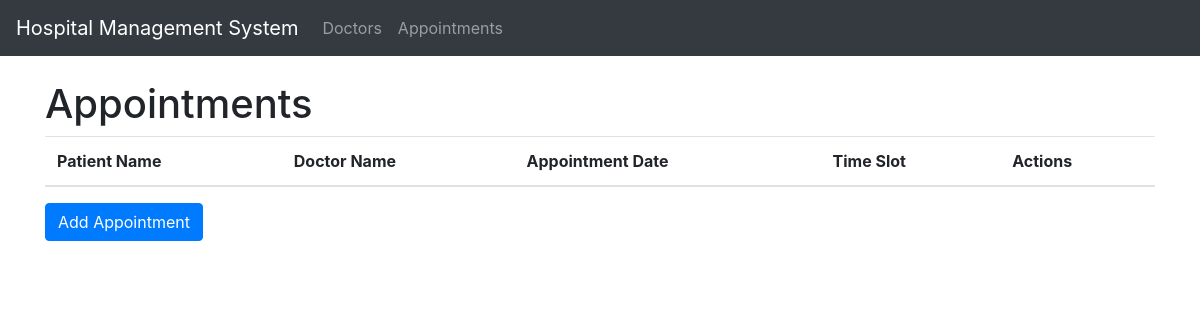
Before: /appointments with the older database file.
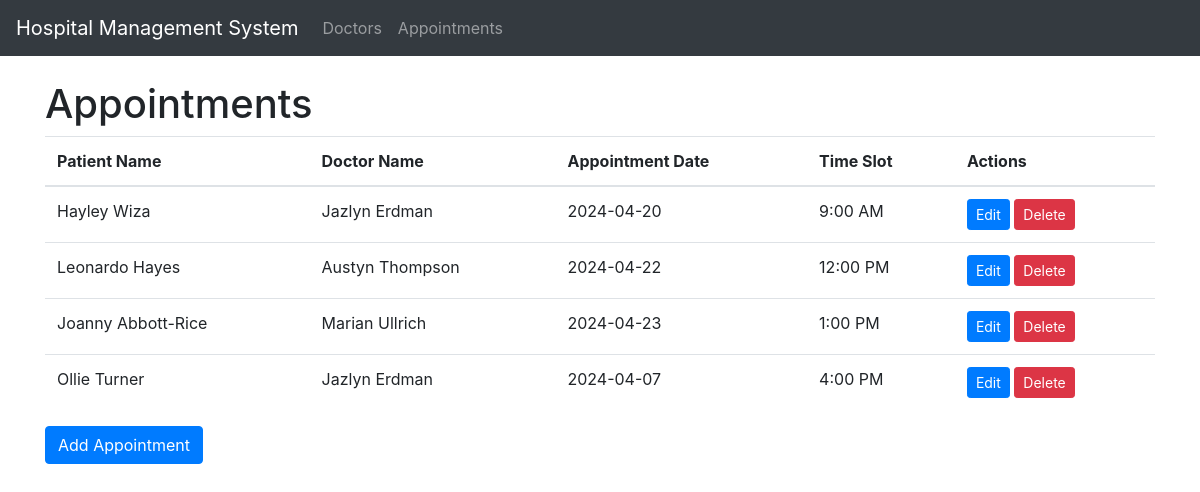
After: the same page with the newer database file.
### tables this page shows
CREATE TABLE appointments (
            id INTEGER PRIMARY KEY AUTOINCREMENT,
            patient_name TEXT,
            doctor_id INTEGER,
            appointment_date DATE,
            time_slot TEXT,
            FOREIGN KEY (doctor_id) REFERENCES doctors (id)
        );

CREATE TABLE doctors (
            id INTEGER PRIMARY KEY AUTOINCREMENT,
            name TEXT,
            specialty TEXT,
            contact_number TEXT,
            email TEXT
        );

### app.py (the view)
@app.route('/appointments')
def appointments():
    conn = create_connection()
    cursor = conn.cursor()
    cursor.execute("SELECT a.id, a.patient_name, d.name, a.appointment_date, a.time_slot FROM appointments a JOIN doctors d ON a.doctor_id = d.id")
    appointments = cursor.fetchall()
    conn.close()
    return render_template('appointments.html', appointments=appointments)

### database.py (called while the page is built)
def create_connection():
    conn = sqlite3.connect('hospital.db')
    return conn

### templates/appointments.html (shortened to what this page needs)
{% extends 'base.html' %}
{% block content %}
    <h1>Appointments</h1>
    <table class="table">
        <thead>
            <tr>
                <th>Patient Name</th>
                <th>Doctor Name</th>
                <th>Appointment Date</th>
                <th>Time Slot</th>
                <th>Actions</th>
            </tr>
        </thead>
        <tbody>
            {% for appointment in appointments %}
            <tr>
                <td>{{ appointment[1] }}</td>
                <td>{{ appointment[2] }}</td>
                <td>{{ appointment[3] }}</td>
                <td>{{ appointment[4] }}</td>
                <td>
                    <a href="{{ url_for('edit_appointment', appointment_id=appointment[0]) }}" class="btn btn-primary btn-sm">Edit</a>
                    <a href="{{ url_for('delete_appointment', appointment_id=appointment[0]) }}" class="btn btn-danger btn-sm" onclick="return confirm('Are you sure you want to delete this appointment?')">Delete</a>
                </td>
            </tr>
            {% endfor %}
        </tbody>
    </table>
    <a href="{{ url_for('add_appointment') }}" class="btn btn-primary">Add Appointment</a>
{% endblock %}

Changed rows visible on the page:
added appointments: patient_name "Hayley Wiza", name "Jazlyn Erdman", appointment_date "2024-04-20", time_slot "9:00 AM"
added appointments: patient_name "Leonardo Hayes", name "Austyn Thompson", appointment_date "2024-04-22", time_slot "12:00 PM"
now on this page (row edited): appointments: patient_name "Joanny Abbott-Rice", name "Marian Ullrich", appointment_date "2024-04-23", time_slot "1:00 PM"
now on this page (row edited): appointments: patient_name "Ollie Turner", name "Jazlyn Erdman", appointment_date "2024-04-07", time_slot "4:00 PM"
